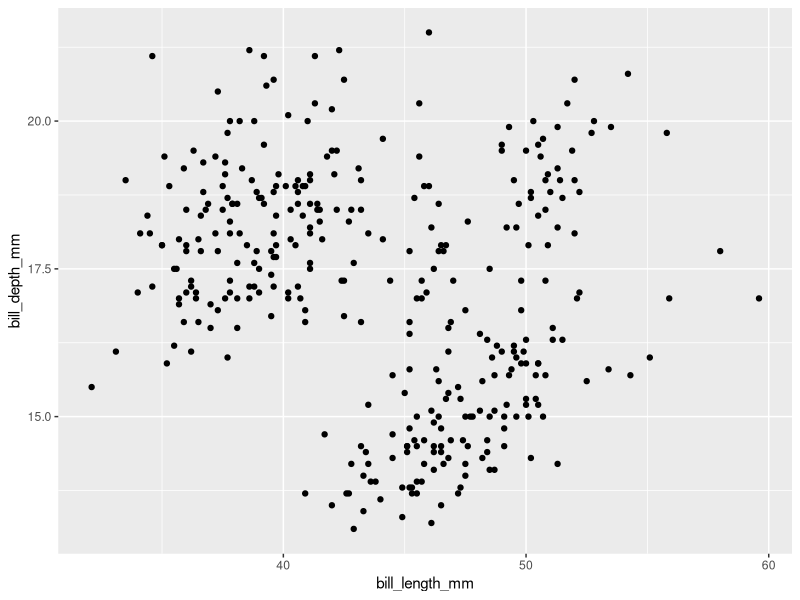
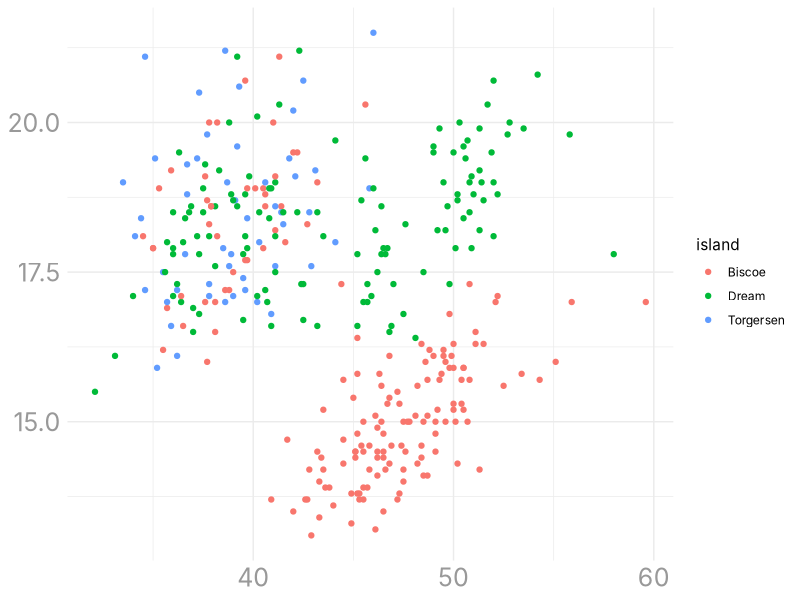
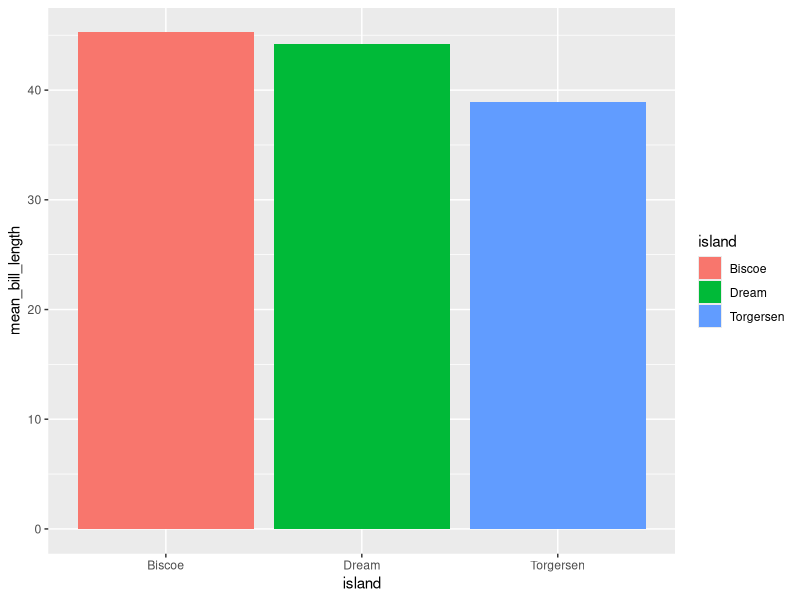
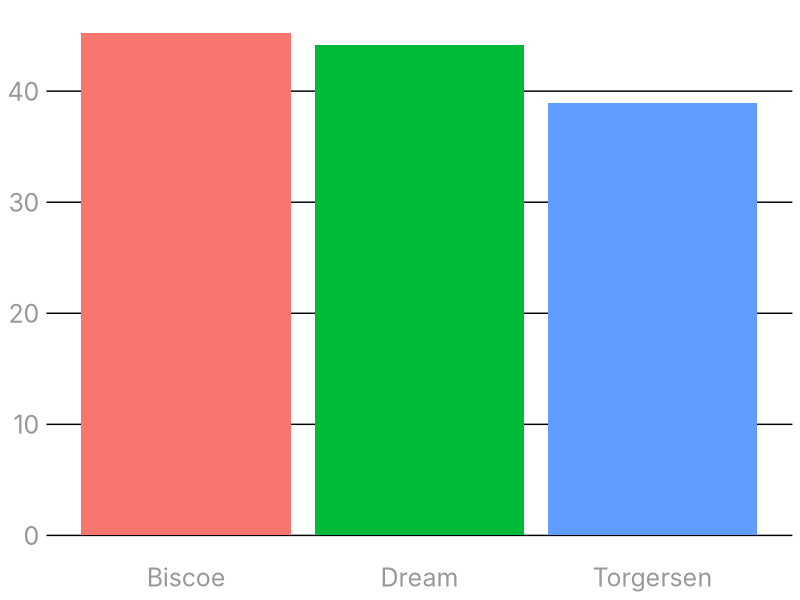

Source code (R) for these figures, in order:
library(tidyverse)
library(palmerpenguins)

# Theme -------------------------------------------------------------------

theme_dk <- function(base_font = "Inter",
                     show_gridlines = TRUE,
                     show_legend = TRUE) {
  custom_theme <-
    theme_minimal(base_family = base_font) +
    theme(
      axis.title = element_blank(),
      axis.text = element_text(
        color = "grey60",
        size = 18
      )
    )
  
  if (show_gridlines == FALSE) {
    custom_theme <-
      custom_theme +
      theme(
        panel.grid = element_blank()
      )
  }
  
  if (show_legend == FALSE) {
    custom_theme <-
      custom_theme +
      theme(
        legend.position = "none"
      )
  }

  return(custom_theme)
}


# Plots -------------------------------------------------------------------

ggplot(
  data = penguins,
  aes(
    x = bill_length_mm,
    y = bill_depth_mm
  )
) +
  geom_point()

ggplot(
  data = penguins,
  aes(
    x = bill_length_mm,
    y = bill_depth_mm,
    color = island
  )
) +
  geom_point() +
  theme_dk()

penguins |>
  group_by(island) |>
  summarize(mean_bill_length = mean(bill_length_mm, na.rm = TRUE)) |>
  ggplot(
    aes(
      x = island,
      y = mean_bill_length,
      label = island,
      fill = island
    )
  ) +
  geom_col()

penguins |>
  group_by(island) |>
  summarize(mean_bill_length = mean(bill_length_mm, na.rm = TRUE)) |>
  ggplot(
    aes(
      x = island,
      y = mean_bill_length,
      label = island,
      fill = island
    )
  ) +
  geom_col() +
  theme_dk(show_gridlines = FALSE,
           show_legend = FALSE) +
  theme(
    panel.grid.major.y = element_line()
  )
